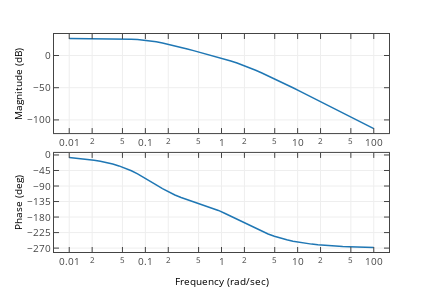

This figure's notebook cell:
### Code cell
Tl=0.45
gz=c.c2d(g2,Tl)
c.bode(2.12*g2, Hz=False)
f=plt.gcf()
py.iplot_mpl(f)
K=33/gz.horner(1)
print(K)
wik=0.248
a=10**(-18.8/20)
Ta=10/wik/a
sarea=(1+a*Ta*s)/(1+Ta*s)
sareaz=c.c2d(sarea,Tl, method='tustin')

### Figure 1 — Plotly figure (JSON) as saved in the notebook; plotly's stock layout.template omitted (floating-point values rounded to 4 significant figures)
{"data": [{"line": {"color": "rgba (31, 119, 180, 1)", "dash": "solid", "width": 1.5}, "mode": "lines", "name": "_line0", "type": "scatter", "uid": "009aca31-264c-4d11-a6d7-dbf86a8edb4c", "x": [0.01, 0.01207, 0.01456, 0.01758, 0.02121, 0.0256, 0.03089, 0.03728, 0.04498, 0.05429, 0.06551, 0.07906, 0.09541, 0.1151, 0.1389, 0.1677, 0.2024, 0.2442, 0.2947, 0.3556, 0.4292, 0.5179, 0.6251, 0.7543, 0.9103, 1.099, 1.326, 1.6, 1.931, 2.33, 2.812, 3.393, 4.095, 4.942, 5.964, 7.197, 8.685, 10.48, 12.65, 15.26, 18.42, 22.23, 26.83, 32.37, 39.07, 47.15, 56.9, 68.66, 82.86, 100], "xaxis": "x", "y": [26.41, 26.4, 26.39, 26.36, 26.33, 26.28, 26.2, 26.09, 25.92, 25.67, 25.3, 24.75, 23.96, 22.85, 21.38, 19.56, 17.43, 15.09, 12.63, 10.11, 7.576, 5.051, 2.521, -0.04837, -2.705, -5.504, -8.498, -11.73, -15.21, -18.95, -22.94, -27.14, -31.51, -36.02, -40.65, -45.35, -50.11, -54.91, -59.74, -64.6, -69.46, -74.34, -79.22, -84.11, -89.0, -93.89, -98.79, -103.7, -108.6, -113.5], "yaxis": "y"}, {"line": {"color": "rgba (31, 119, 180, 1)", "dash": "solid", "width": 1.5}, "mode": "lines", "name": "_line0", "type": "scatter", "uid": "7eaed8ee-f49d-4c34-8508-41771c239d07", "x": [0.01, 0.01207, 0.01456, 0.01758, 0.02121, 0.0256, 0.03089, 0.03728, 0.04498, 0.05429, 0.06551, 0.07906, 0.09541, 0.1151, 0.1389, 0.1677, 0.2024, 0.2442, 0.2947, 0.3556, 0.4292, 0.5179, 0.6251, 0.7543, 0.9103, 1.099, 1.326, 1.6, 1.931, 2.33, 2.812, 3.393, 4.095, 4.942, 5.964, 7.197, 8.685, 10.48, 12.65, 15.26, 18.42, 22.23, 26.83, 32.37, 39.07, 47.15, 56.9, 68.66, 82.86, 100], "xaxis": "x2", "y": [-7.072, -8.534, -10.3, -12.43, -15.0, -18.09, -21.83, -26.32, -31.71, -38.16, -45.78, -54.65, -64.68, -75.56, -86.74, -97.55, -107.4, -116.0, -123.4, -129.9, -135.7, -141.3, -147.2, -153.6, -160.8, -168.8, -177.5, -186.7, -196.0, -205.2, -214.0, -222.0, -229.3, -235.6, -241.2, -245.9, -249.9, -253.3, -256.1, -258.5, -260.4, -262.1, -263.4, -264.5, -265.5, -266.2, -266.9, -267.4, -267.9, -268.2], "yaxis": "y2"}], "layout": {"autosize": false, "height": 288, "hovermode": "closest", "margin": {"b": 36, "l": 54, "pad": 0, "r": 43, "t": 34}, "showlegend": false, "width": 432, "xaxis": {"anchor": "y", "domain": [0, 1], "mirror": "ticks", "nticks": 9, "range": [-2.2, 2.2], "showgrid": true, "showline": true, "side": "bottom", "tickfont": {"size": 10}, "ticks": "inside", "type": "log", "zeroline": false}, "xaxis2": {"anchor": "y2", "domain": [0, 1], "mirror": "ticks", "nticks": 9, "range": [-2.2, 2.2], "showgrid": true, "showline": true, "side": "bottom", "tickfont": {"size": 10}, "ticks": "inside", "title": {"font": {"color": "#000000", "size": 10}, "text": "Frequency (rad/sec)"}, "type": "log", "zeroline": false}, "yaxis": {"anchor": "x", "domain": [0.5455, 1], "mirror": "ticks", "nticks": 5, "range": [-120.5, 33.41], "showgrid": true, "showline": true, "side": "left", "tickfont": {"size": 10}, "ticks": "inside", "title": {"font": {"color": "#000000", "size": 10}, "text": "Magnitude (dB)"}, "type": "linear", "zeroline": false}, "yaxis2": {"anchor": "x2", "domain": [0, 0.4545], "dtick": 45, "mirror": "ticks", "range": [-281.3, 5.986], "showgrid": true, "showline": true, "side": "left", "tick0": -270, "tickfont": {"size": 10}, "ticks": "inside", "title": {"font": {"color": "#000000", "size": 10}, "text": "Phase (deg)"}, "type": "linear", "zeroline": false}}}
